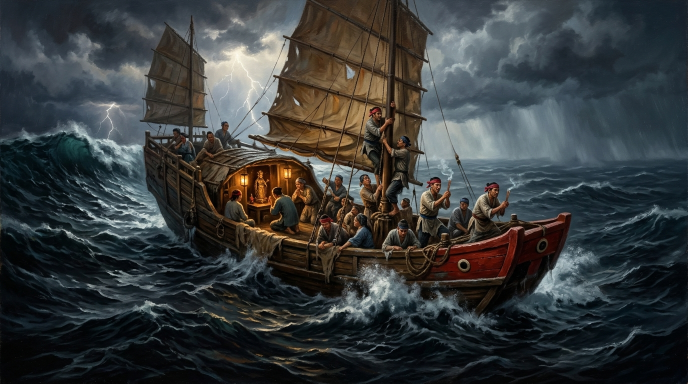
#> input picture assets/images/ch10/ch10_hero_banner.jpg, 1376 x 768 px, found by its file name (shown at 1/2 size)
$ python create_ch10_thumbnails.py
#> lines starting #> are read from the running program, lines starting #| are printed output that depends on the picture
# -*- coding: utf-8 -*-
"""
生成第 10 章 高點擊率 YouTube 影片與播客縮圖
規範：1280x720 HD、簡化大字、強對比度、陰影外框、無 Emoji
"""
import sys
from pathlib import Path
from PIL import Image, ImageDraw, ImageFont

def create_thumbnail(bg_path, out_path, tag_text, line1, line2, line3, is_podcast=False):
#> called with tag_text = '臺灣史 EP10', line1 = '唐山過臺灣！', line2 = '黑水溝生死血淚', line3 = '六死三留一回頭 · 渡臺禁令與八堡圳大拓荒', is_podcast = False
    im = Image.open(bg_path).convert("RGBA")
    target_w, target_h = 1280, 720

    scale = max(target_w / im.width, target_h / im.height)
#> scale = 0.938
    new_w = int(im.width * scale)
#> new_w = 1290
    new_h = int(im.height * scale)
#> new_h = 720
    im = im.resize((new_w, new_h), Image.Resampling.LANCZOS)
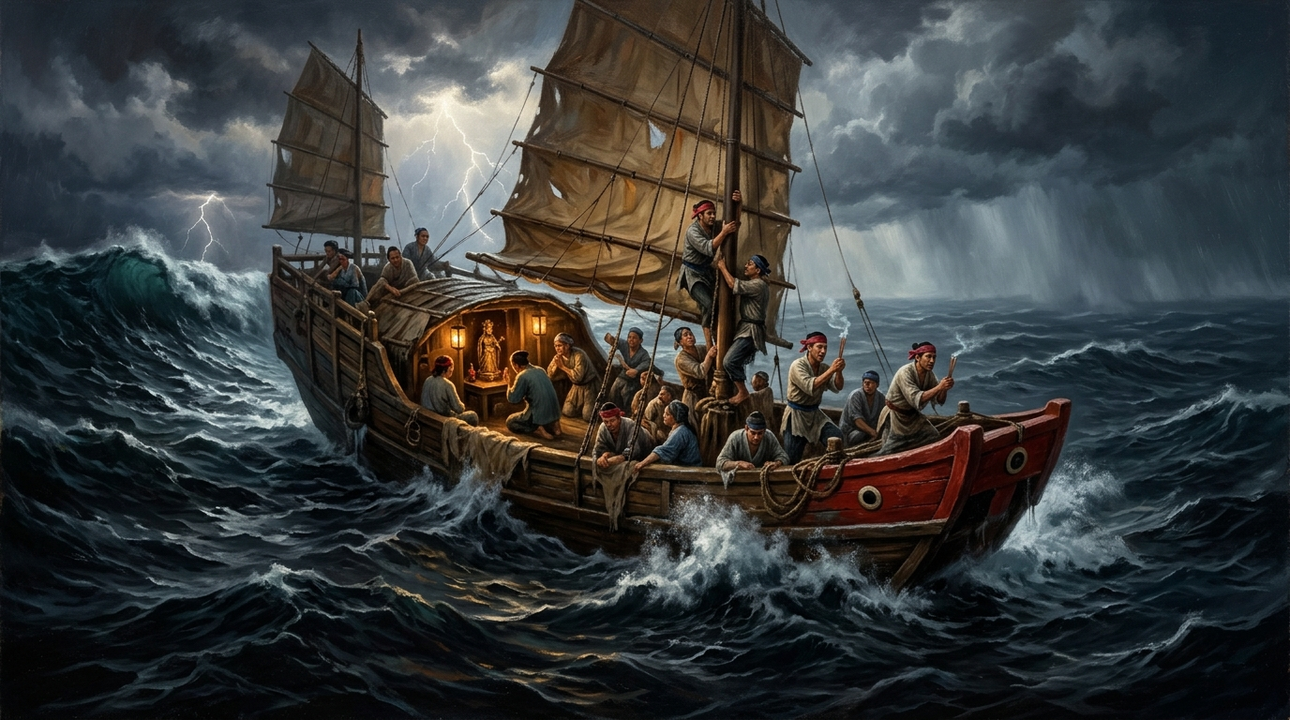
#> im: PIL image 1290x720 RGBA; mean R, G, B, A 55.7, 59.1, 59.5, 255

    left = (new_w - target_w) // 2
#> left = 5
    top = (new_h - target_h) // 2
#> top = 0
    im = im.crop((left, top, left + target_w, top + target_h))
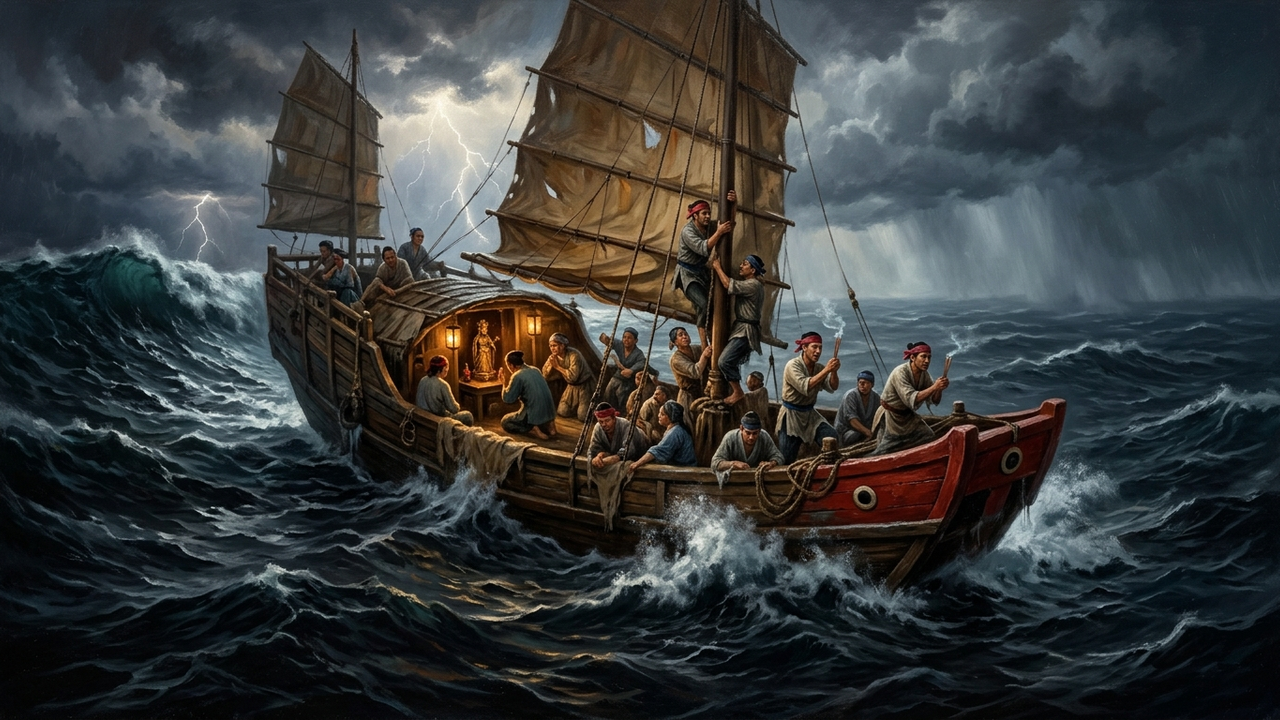
#> im: PIL image 1280x720 RGBA; mean R, G, B, A 56, 59.3, 59.6, 255

    overlay = Image.new("RGBA", (target_w, target_h), (0, 0, 0, 0))
#> overlay: PIL image 1280x720 RGBA; every value is 0
    draw_overlay = ImageDraw.Draw(overlay)

    for x in range(880):
        alpha = int(225 * (1 - (x / 880) ** 1.3))
        draw_overlay.line([(x, 0), (x, target_h)], fill=(10, 15, 25, alpha))

    for y in range(target_h - 250, target_h):
        prog = (y - (target_h - 250)) / 250
        alpha = int(210 * (prog ** 1.2))
        draw_overlay.line([(0, y), (target_w, y)], fill=(5, 10, 18, alpha))

    im = Image.alpha_composite(im, overlay)
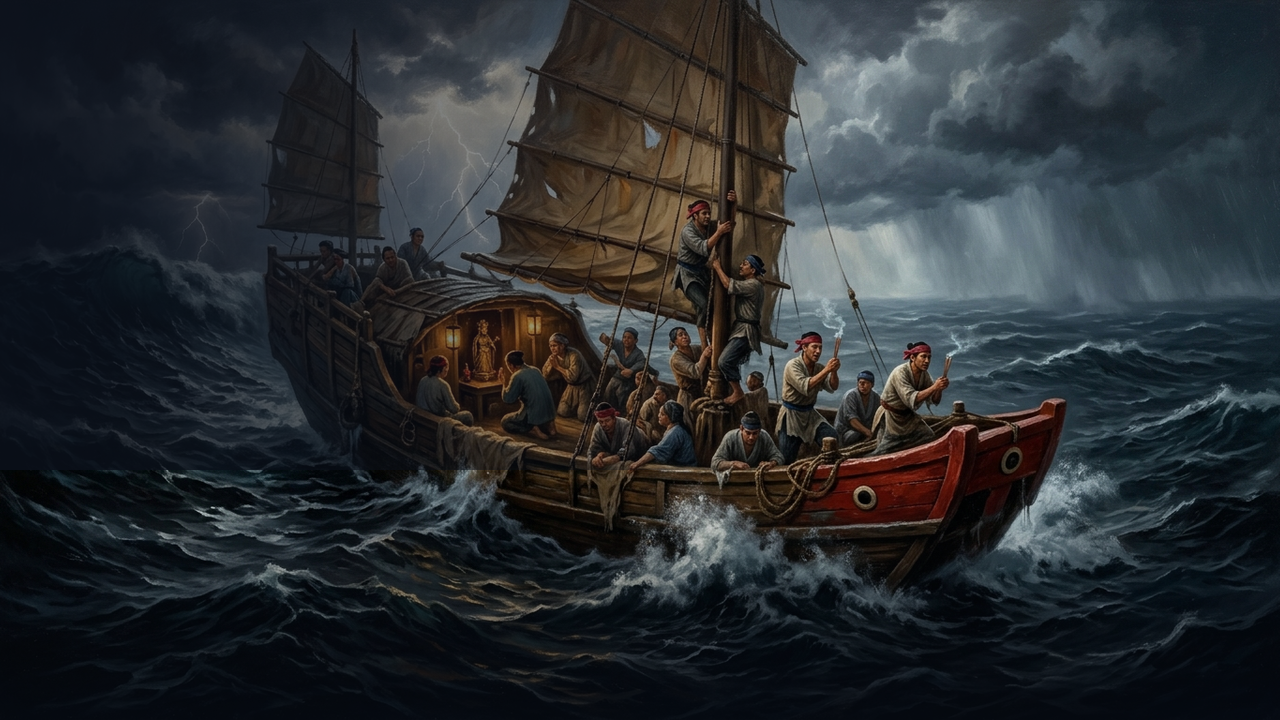
#> im: PIL image 1280x720 RGBA; mean R, G, B, A 41, 44.9, 48.5, 255
    draw = ImageDraw.Draw(im)

    font_path = "C:/Windows/Fonts/msjhbd.ttc"

    font_tag = ImageFont.truetype(font_path, 34)
    font_l1 = ImageFont.truetype(font_path, 88)
    font_l2 = ImageFont.truetype(font_path, 88)
    font_l3 = ImageFont.truetype(font_path, 36)

    start_x = 75
    start_y = 65

    # (A) 頂部膠囊徽章 (Pill Badge)
    tag_bg = (195, 25, 25, 240) if not is_podcast else (18, 95, 175, 240)
    tag_bbox = draw.textbbox((0, 0), tag_text, font=font_tag)
#> tag_bbox = (0, 7, 157, 38)
    tag_w = tag_bbox[2] - tag_bbox[0]
#> tag_w = 157
    tag_h = tag_bbox[3] - tag_bbox[1]
#> tag_h = 31

    pad_x, pad_y = 20, 8
    pill_box = [start_x, start_y, start_x + tag_w + pad_x * 2, start_y + tag_h + pad_y * 2]
#> pill_box = [75, 65, 272, 112]
    draw.rounded_rectangle(pill_box, radius=12, fill=tag_bg, outline=(255, 255, 255, 200), width=2)
    draw.text((start_x + pad_x, start_y + pad_y - 2), tag_text, font=font_tag, fill=(255, 255, 255))

    # (B) 主標第 1 行
    y_l1 = start_y + tag_h + pad_y * 2 + 35
#> y_l1 = 147
    draw.text((start_x + 5, y_l1 + 5), line1, font=font_l1, fill=(0, 0, 0, 240), stroke_width=6, stroke_fill=(0, 0, 0))
    draw.text((start_x, y_l1), line1, font=font_l1, fill=(255, 230, 0), stroke_width=6, stroke_fill=(15, 15, 15))

    # (C) 主標第 2 行
    y_l2 = y_l1 + 105
#> y_l2 = 252
    color_l2 = (255, 255, 255) if not is_podcast else (100, 220, 255)
    draw.text((start_x + 5, y_l2 + 5), line2, font=font_l2, fill=(0, 0, 0, 240), stroke_width=6, stroke_fill=(0, 0, 0))
    draw.text((start_x, y_l2), line2, font=font_l2, fill=color_l2, stroke_width=6, stroke_fill=(15, 15, 15))

    # (D) 副標第 3 行
    y_l3 = y_l2 + 115
#> y_l3 = 367
    pad_box_x, pad_box_y = 16, 6
    l3_bbox = draw.textbbox((0, 0), line3, font=font_l3)
#> l3_bbox = (0, 9, 423, 41)
    l3_w = l3_bbox[2] - l3_bbox[0]
#> l3_w = 423
    l3_h = l3_bbox[3] - l3_bbox[1]
#> l3_h = 32

    box_sub = [start_x, y_l3, start_x + l3_w + pad_box_x * 2, y_l3 + l3_h + pad_box_y * 2]
#> box_sub = [75, 367, 530, 411]
    draw.rounded_rectangle(box_sub, radius=8, fill=(0, 0, 0, 190), outline=(255, 255, 255, 100), width=1)
    draw.text((start_x + pad_box_x, y_l3 + pad_box_y - 2), line3, font=font_l3, fill=(240, 240, 240))

    # 存檔
    out_rgb = im.convert("RGB")
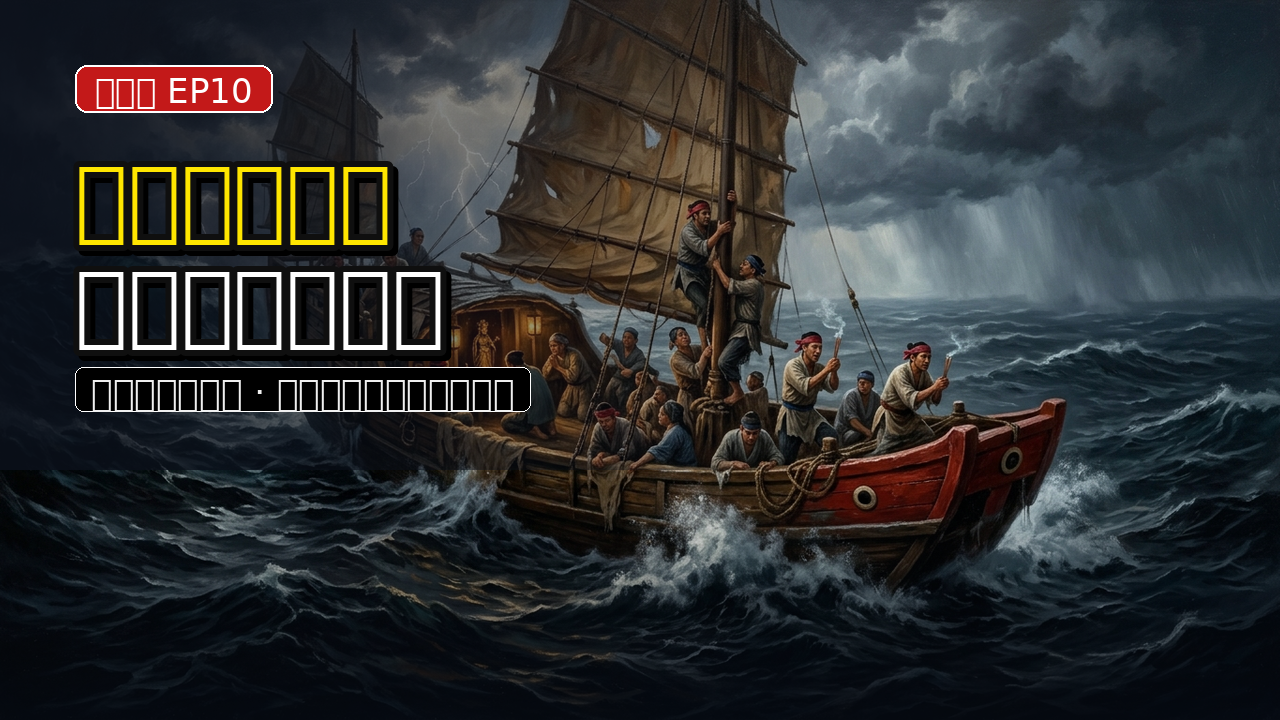
#> out_rgb: PIL image 1280x720 RGB; mean R, G, B 46.1, 48.2, 49.5
    out_rgb.save(out_path, "JPEG", quality=92)
#> (the run stopped early here; a loop or call above may not have finished)
